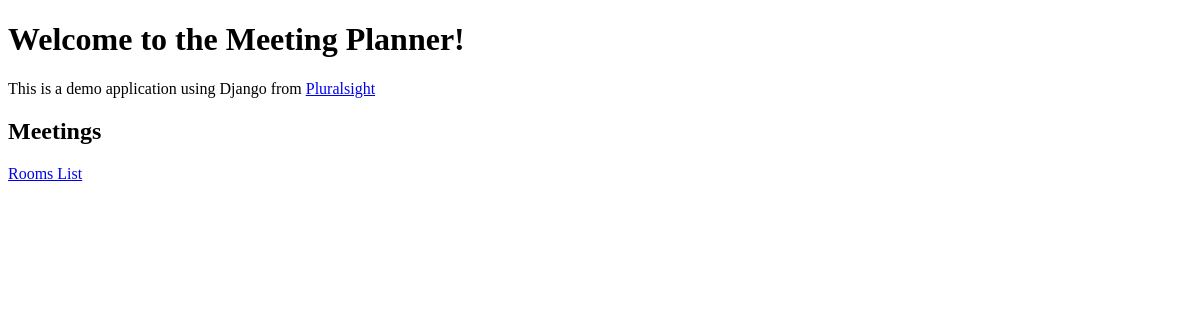
The app's page /, older data.
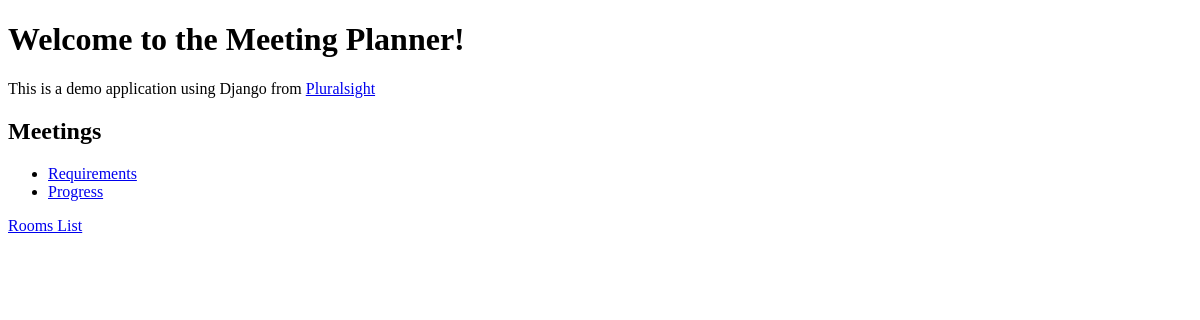
The same page, newer data.
### meetings/models.py (models this page shows)
class Meeting(models.Model):
    title = models.CharField(max_length=200)
    date = models.DateField()
    start_time = models.TimeField(default=time(10))
    duration = models.IntegerField(default=1)
    room = models.ForeignKey(Room, on_delete=models.CASCADE)

### website/views.py (the view)
# urls.py: path('', welcome, name='welcome'),
def welcome(request):
    return render(request, 'website/welcome.html',
                  {"meetings": Meeting.objects.all()})

### website/templates/website/welcome.html (shortened to what this page needs)
<!DOCTYPE html>
<html lang="en">
<head>
</head>
<body>
<h1>Welcome to the Meeting Planner!</h1>
<p>This is a demo application using Django from <a href="https://www.pluralsight.com">Pluralsight</a></p>
<h2>Meetings</h2>
<ul>
    {% for meeting in meetings%}
    <li>
        <a href="{% url 'detail' meeting.id %}">
            {{meeting.title}}
        </a>
    </li>
    {% endfor %}
</ul>
<a href="{% url 'rooms' %}">Rooms List</a>
</body>
</html>

Row changes from the older to the newer data that the page shows:
added Meeting: title "Requirements"
added Meeting: title "Progress"
